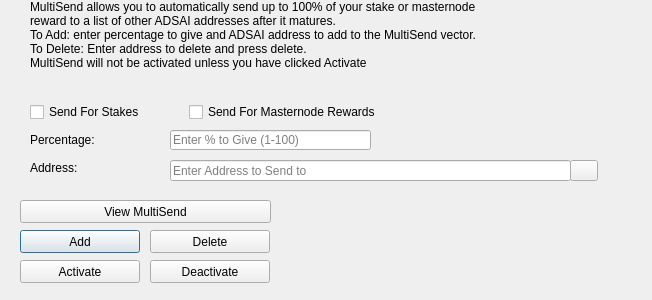
<?xml version="1.0" encoding="UTF-8"?>
<ui version="4.0">
 <class>MultiSendDialog</class>
 <widget class="QDialog" name="MultiSendDialog">
  <property name="windowModality">
   <enum>Qt::NonModal</enum>
  </property>
  <property name="geometry">
   <rect>
    <x>0</x>
    <y>0</y>
    <width>652</width>
    <height>300</height>
   </rect>
  </property>
  <property name="windowTitle">
   <string>MultiSend</string>
  </property>
  <widget class="QLineEdit" name="multiSendPercentEdit">
   <property name="geometry">
    <rect>
     <x>170</x>
     <y>130</y>
     <width>201</width>
     <height>20</height>
    </rect>
   </property>
   <property name="toolTip">
    <string>Enter whole numbers 1 - 100</string>
   </property>
   <property name="placeholderText">
    <string>Enter % to Give (1-100)</string>
   </property>
  </widget>
  <widget class="QLineEdit" name="multiSendAddressEdit">
   <property name="geometry">
    <rect>
     <x>170</x>
     <y>160</y>
     <width>401</width>
     <height>21</height>
    </rect>
   </property>
   <property name="toolTip">
    <string/>
   </property>
   <property name="placeholderText">
    <string>Enter Address to Send to</string>
   </property>
  </widget>
  <widget class="QLabel" name="label_2">
   <property name="geometry">
    <rect>
     <x>30</x>
     <y>0</y>
     <width>451</width>
     <height>121</height>
    </rect>
   </property>
   <property name="lineWidth">
    <number>1</number>
   </property>
   <property name="text">
    <string>MultiSend allows you to automatically send up to 100% of your stake or masternode reward to a list of other ADSAI addresses after it matures.
To Add: enter percentage to give and ADSAI address to add to the MultiSend vector.
To Delete: Enter address to delete and press delete.
MultiSend will not be activated unless you have clicked Activate</string>
   </property>
   <property name="alignment">
    <set>Qt::AlignLeading|Qt::AlignLeft|Qt::AlignTop</set>
   </property>
   <property name="wordWrap">
    <bool>true</bool>
   </property>
  </widget>
  <widget class="QLabel" name="message">
   <property name="geometry">
    <rect>
     <x>290</x>
     <y>200</y>
     <width>351</width>
     <height>91</height>
    </rect>
   </property>
   <property name="text">
    <string/>
   </property>
  </widget>
  <widget class="QPushButton" name="addButton">
   <property name="geometry">
    <rect>
     <x>20</x>
     <y>230</y>
     <width>120</width>
     <height>23</height>
    </rect>
   </property>
   <property name="toolTip">
    <string/>
   </property>
   <property name="statusTip">
    <string>Add to MultiSend Vector</string>
   </property>
   <property name="text">
    <string>Add</string>
   </property>
  </widget>
  <widget class="QPushButton" name="disableButton">
   <property name="geometry">
    <rect>
     <x>150</x>
     <y>260</y>
     <width>120</width>
     <height>23</height>
    </rect>
   </property>
   <property name="statusTip">
    <string>Deactivate MultiSend</string>
   </property>
   <property name="text">
    <string>Deactivate</string>
   </property>
  </widget>
  <widget class="QPushButton" name="addressBookButton">
   <property name="geometry">
    <rect>
     <x>570</x>
     <y>160</y>
     <width>28</width>
     <height>21</height>
    </rect>
   </property>
   <property name="toolTip">
    <string>Choose an address from the address book</string>
   </property>
   <property name="text">
    <string/>
   </property>
   <property name="icon">
    <iconset resource="../adsai.qrc">
     <normaloff>:/icons/address-book</normaloff>:/icons/address-book</iconset>
   </property>
   <property name="shortcut">
    <string>Alt+A</string>
   </property>
   <property name="autoDefault">
    <bool>false</bool>
   </property>
  </widget>
  <widget class="QLabel" name="label">
   <property name="geometry">
    <rect>
     <x>30</x>
     <y>130</y>
     <width>121</width>
     <height>20</height>
    </rect>
   </property>
   <property name="toolTip">
    <string>Percentage of stake to send</string>
   </property>
   <property name="text">
    <string>Percentage:</string>
   </property>
  </widget>
  <widget class="QLabel" name="label_5">
   <property name="geometry">
    <rect>
     <x>30</x>
     <y>160</y>
     <width>111</width>
     <height>16</height>
    </rect>
   </property>
   <property name="toolTip">
    <string>Address to send portion of stake to</string>
   </property>
   <property name="text">
    <string>Address:</string>
   </property>
  </widget>
  <widget class="QPushButton" name="deleteButton">
   <property name="geometry">
    <rect>
     <x>150</x>
     <y>230</y>
     <width>120</width>
     <height>23</height>
    </rect>
   </property>
   <property name="toolTip">
    <string/>
   </property>
   <property name="statusTip">
    <string>Delete Address From MultiSend Vector</string>
   </property>
   <property name="text">
    <string>Delete</string>
   </property>
  </widget>
  <widget class="QPushButton" name="activateButton">
   <property name="geometry">
    <rect>
     <x>20</x>
     <y>260</y>
     <width>120</width>
     <height>23</height>
    </rect>
   </property>
   <property name="statusTip">
    <string>Activate MultiSend</string>
   </property>
   <property name="text">
    <string>Activate</string>
   </property>
  </widget>
  <widget class="QPushButton" name="viewButton">
   <property name="geometry">
    <rect>
     <x>20</x>
     <y>200</y>
     <width>251</width>
     <height>23</height>
    </rect>
   </property>
   <property name="toolTip">
    <string/>
   </property>
   <property name="statusTip">
    <string>View MultiSend Vector</string>
   </property>
   <property name="text">
    <string>View MultiSend</string>
   </property>
  </widget>
  <widget class="QWidget" name="horizontalLayoutWidget">
   <property name="geometry">
    <rect>
     <x>30</x>
     <y>100</y>
     <width>351</width>
     <height>24</height>
    </rect>
   </property>
   <layout class="QHBoxLayout" name="horizontalLayout">
    <item>
     <widget class="QCheckBox" name="multiSendStakeCheckBox">
      <property name="text">
       <string>Send For Stakes</string>
      </property>
     </widget>
    </item>
    <item>
     <widget class="QCheckBox" name="multiSendMasternodeCheckBox">
      <property name="text">
       <string>Send For Masternode Rewards</string>
      </property>
     </widget>
    </item>
   </layout>
  </widget>
 </widget>
 <resources>
  <include location="../adsai.qrc"/>
 </resources>
 <connections/>
</ui>
